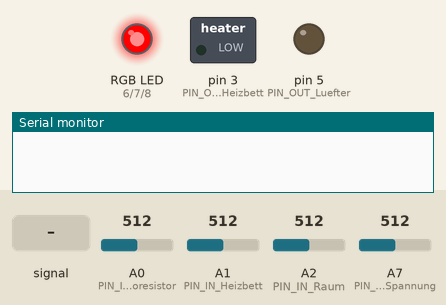
Simulated run of this sketch. Board: Arduino Nano, built with avr-gcc and run on an emulated ATmega328P. On the bench: switched loads named in the sketch (green lamp = pin HIGH), an RGB LED mixed from three pins (HIGH = lit), output pins drawn as LEDs (lit = HIGH), the last lines printed to the serial monitor. Inputs (shaded band) come from the test bench; at power-on: A0 (PIN_IN_Photoresistor) = 512, A1 (PIN_IN_Heizbett) = 512, A2 (PIN_IN_Raum) = 512, A7 (PIN_IN_Spannung) = 512. Dim RGB values are drawn brighter than linear.

Above: at 1.2 s.
1.3 s: A7 (PIN_IN_Spannung) fed a 1000 Hz sine of ±255 counts around its level
3.9 s: A0 (PIN_IN_Photoresistor) fed a 200 Hz sine of ±460 counts around its level
At 5.0 s:
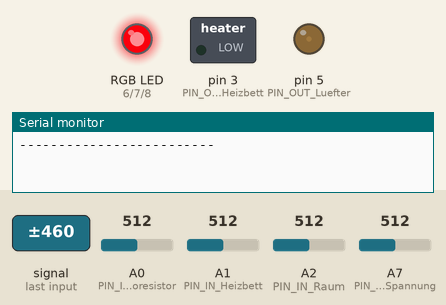
7.4 s: A0 (PIN_IN_Photoresistor) set to 810
At 8.02 s:
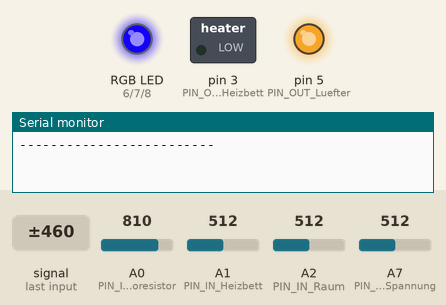
10.9 s: A7 (PIN_IN_Spannung) fed a 200 Hz sine of ±255 counts around its level
At 14.9 s:
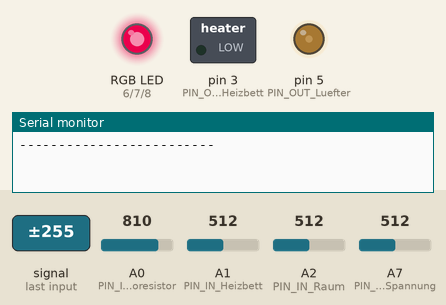
15.5 s: A7 (PIN_IN_Spannung) fed a 1000 Hz sine of ±255 counts around its level
19.0 s: A7 (PIN_IN_Spannung) fed a 50 Hz sine of ±306 counts around its level
Timing chart, 0 to 59.0 s (numbered marks = the images above; inputs shaded):
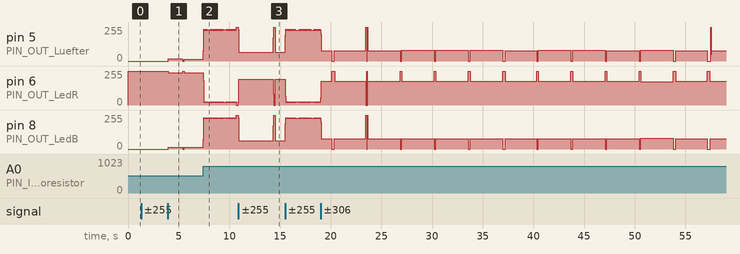

The sketch:

thermobox1.0.ino
```cpp
#include <PID_v1.h>
#include <math.h>

// Zeile auskommentieren, wenn keine Rückmeldung über seriellen Monitor gewünscht
#define DEBUG

// Zeile auskommentieren, wenn keine Kommunikation via Bluetooth gewünscht ist
#define SOFTSERIAL
#ifdef SOFTSERIAL
#define RX 2
#define TX 3
#endif
// Über Bluetooth werden die wichtigsten Daten nach folgender Struktur gesendet:
// Spannung+Raumtemperatur+Heizbetttemperatur+Betriebsmodus+Zieltemperatur+Fehlercode
// Temperaturen alle in Grad Celsius
// Betriebsmodi: 0 = normal, 1 = Pause, 3 = Fehler
// Fehlercodes:
// 0 = OK,                  1 = Box offen,  2 = Heizbett zu warm, 3 = Box zu kühl
// -1 = Spannung zu gering  -2 =            -3 =

#define PIN_IN_Heizbett A1
#define PIN_IN_Raum A2
#define PIN_OUT_Heizbett 3
#define PIN_OUT_Luefter 5
#define PIN_IN_Spannung A7
#define PIN_OUT_LedR 6
#define PIN_OUT_LedG 7
#define PIN_OUT_LedB 8
#define PIN_IN_Photoresistor A0

// Thermistor Messschaltung
double rVor = 1000; // Ohm
double messspannung = 5; // Volt

// Thermistor-Kennwerte
double thermA = 0.00115221;
double thermB = 0.000241147;
double thermC = -2.62255E-8;

// PID-Regler Steuerwerte
double zielTemp = 40; //°C
double Kp=300, Ki=0, Kd=0;
double KpNaheZiel=100, KiNaheZiel=0.5, KdNaheZiel=0;

// Schwellwerte
int schwellePhotoresistor = 800;
double schwelleSpannung = 10; // V

//~~~~~~UNTERHALB DIESER LINIE NICHT BEARBEITEN~~~~~~~~~~~~~~~~~~~~~~~~~~~~~~~~~~~~~~~~~

// Koffermodus
enum Modus
{
  normal,
  pause,
  error
};
Modus modus = normal;
Modus modusAlt = normal;
bool modusGewechselt = true;

// PID-Regler
double istTemp, regelwert; // °C
PID pid(&istTemp, &regelwert, &zielTemp, Kp, Ki, Kd, P_ON_E, DIRECT);
bool pidAnpassen=false, naheZiel=false;

// Rohdaten Sensoren
int batterieRoh;
int photoresistorRoh;

// Fehlerbehandlung
int fehlercode = 0;

#ifdef DEBUG
int counter = 0;
String debugString;
#endif

#ifdef SOFTSERIAL
#include <SoftwareSerial.h>
SoftwareSerial BluetoothSerial(RX,TX);
int bluetoothCounter = 0;
String bluetoothString;
#endif


void setup() {
  #ifdef DEBUG
  Serial.begin(9600);
  #endif

  #ifdef SOFTSERIAL
  BluetoothSerial.begin(57600);
  #endif

  pinMode(PIN_OUT_Heizbett, OUTPUT);
  pinMode(PIN_OUT_Luefter, OUTPUT);
  pinMode(PIN_OUT_LedR, OUTPUT);
  pinMode(PIN_OUT_LedG, OUTPUT);
  pinMode(PIN_OUT_LedB, OUTPUT);

  // PID-Regler
  istTemp = getTemp(PIN_IN_Raum);
  pid.SetMode(AUTOMATIC);

  // Spannungsüberwachung (gemessen wird 1/3 der Gesamtspannung, 1024 == 5 V
  schwelleSpannung = (1024.0/5.0)*(schwelleSpannung/3.0);
}

void loop() {
  // Debug-Ausgaben nur in jedem 10000. Schleifendurchlauf
  #ifdef DEBUG
  counter = (counter==10000) ? 0 : ++counter;
  #endif
  // Bluetooth-Ausgaben nur in jedem 10000. Schleifendurchlauf
  #ifdef SOFTSERIAL
  bluetoothCounter = (bluetoothCounter==10000) ? 0 : ++bluetoothCounter;
  #endif

  // Kofferverhalten abhängig vom Modus
  #ifdef DEBUG
  if (!counter) fehlercode = steuereKoffer(modus, true);
  else fehlercode = steuereKoffer(modus, false);
  #endif
  #ifndef DEBUG
  fehlercode = steuereKoffer(modus, false);
  #endif

  // Ermittlung neuer Modus
  batterieRoh = analogRead(PIN_IN_Spannung);
  photoresistorRoh = analogRead(PIN_IN_Photoresistor);

  // TODO Error auch bei falschen Sensorwerten
  // TODO in Funktion verpacken. Fehlercode sollte in einer Lese-FUnktion ermittelt werden u in steuereKoffer nur behandelt
  modusAlt = modus;
  if (batterieRoh<schwelleSpannung)
  {
    fehlercode = -1;
    modus = error;
  }
  else if (photoresistorRoh<schwellePhotoresistor)
  {
    fehlercode = 1;
    modus = pause;
  }
  else
  {
    // Fehlercode aus steuereKoffer
    modus = normal;
  }
  if (modus != modusAlt) modusGewechselt = true;

  #ifdef DEBUG
      if (!counter)
      {
        debugString = String("Modus: ") + modus + String("\n");
        debugString += String("Versorgungsspannung: ") + (5.0/1024.0)*3*batterieRoh + String("\n");
        debugString += String("Sensordaten: Thermistor Heizbett: ") + analogRead(PIN_IN_Heizbett)
            + String(", Thermistor Raum: ") + analogRead(PIN_IN_Raum)
            + String(", Versorgungsspannung: ") + batterieRoh
            + String(", Photoresistor: ") + photoresistorRoh;
        debugString += String("\n-------------------------\n");
        Serial.println(debugString);
      }
  #endif

  #ifdef SOFTSERIAL
    if (!bluetoothCounter)
    {
      // Unsaubere Fehlerbehandlung:
      bluetoothString = String("xxx+");
      bluetoothString += (5.0/1024.0)*3*batterieRoh;
      bluetoothString += String("+");
      bluetoothString += getTemp(PIN_IN_Raum);
      bluetoothString += String("+");
      bluetoothString += getTemp(PIN_IN_Heizbett);
      bluetoothString += String("+");
      bluetoothString += modus;
      bluetoothString += String("+");
      bluetoothString += zielTemp;
      bluetoothString += String("+");
      bluetoothString += fehlercode;
      BluetoothSerial.print(bluetoothString);
    }
  #endif
}

double getTemp(uint8_t pin)
{
  int wertPin = analogRead(pin);
  double uTherm = (5.0 / 1024.0) * wertPin;
  double rTherm = rVor * (uTherm / (messspannung - uTherm));
  return pow((thermA + thermB * log(rTherm) - thermC * pow(log(rTherm),3)),(-1)) -273.15;
}

int steuereKoffer(Modus modus, bool debug)
{
  int returnWert = 0;
  switch (modus)
  {
    case normal:
      // Steuerung pausieren, wenn Heizbett zu warm
      if (getTemp(PIN_IN_Heizbett)>50)
      {
        #ifdef DEBUG
          if (debug)
          {
            debugString = String("Heizbett zu warm: ") + getTemp(PIN_IN_Heizbett) + String(" Grad");
            Serial.println(debugString);
          }
        #endif
        returnWert = 2;
        regelwert = 0;
      }
      // Heizbett regeln
      else
      {
        istTemp = getTemp(PIN_IN_Raum);
        #ifdef DEBUG
          if (debug)
          {
            debugString = String("Raumtemperatur in Grad: ") + istTemp
              + String(", Solltemperatur in Grad: ") + zielTemp;
            Serial.println(debugString);
          }
        #endif
        pid.Compute();
        #ifdef DEBUG
          if (debug)
          {
            Serial.print("Neuer Regelwert: ");
            Serial.println(regelwert);
          }
        #endif
      }
      analogWrite(PIN_OUT_Heizbett, regelwert);
      // Falls vorher in einem anderen Modus gewesen
      if (modusGewechselt)
      {
        // Lüfter an
        digitalWrite(PIN_OUT_Luefter, HIGH);
        #ifdef DEBUG
            if (debug) Serial.println("Lüfter angeschaltet");
        #endif
        //PID-Regler an
        pid.SetMode(1);
        modusGewechselt = false;
      }
      // LED-Farbe abhängig von Temperatur
      if (abs(istTemp-zielTemp)<1.0)
      {
        // LED grün
        digitalWrite(PIN_OUT_LedR, LOW);
        digitalWrite(PIN_OUT_LedG, HIGH);
        digitalWrite(PIN_OUT_LedB, LOW);
        // Flag für PID-Anpassung
        if (!naheZiel)
        {
          naheZiel = true;
          pidAnpassen = true;
        }
      }
      else
      {
        returnWert = 3;
        // LED blau
        digitalWrite(PIN_OUT_LedR, LOW);
        digitalWrite(PIN_OUT_LedG, LOW);
        digitalWrite(PIN_OUT_LedB, HIGH);
        // Flag für PID-Anpassung
        if (naheZiel)
        {
          naheZiel = false;
          pidAnpassen = true;
        }
      }
      // PID anpassen, falls nötig
      if (pidAnpassen)
      {
        pidAnpassen = false;
        if (naheZiel) pid.SetTunings(KpNaheZiel, KiNaheZiel, KdNaheZiel);
        else pid.SetTunings(Kp, Ki, Kd);
      }
      break;
    case pause:
      // Falls vorher in einem anderen Modus gewesen
      if (modusGewechselt)
      {
        // LED rot
        digitalWrite(PIN_OUT_LedR, HIGH);
        digitalWrite(PIN_OUT_LedG, LOW);
        digitalWrite(PIN_OUT_LedB, LOW);
        // Lüfter aus
        digitalWrite(PIN_OUT_Luefter, LOW);
        #ifdef DEBUG
            if (debug) Serial.println("Lüfter aus, Box geöffnet");
        #endif
        // PID-Regler aus
        pid.SetMode(0);
        // Heizplatte aus
        analogWrite(PIN_OUT_Heizbett, 0);
        modusGewechselt = false;
      }
      break;
    case error:
      // TODO Pieper
      if (modusGewechselt)
      {
        // LED rot
        digitalWrite(PIN_OUT_LedR, HIGH);
        digitalWrite(PIN_OUT_LedG, LOW);
        digitalWrite(PIN_OUT_LedB, LOW);
        // Lüfter aus
        digitalWrite(PIN_OUT_Luefter, LOW);
        #ifdef DEBUG
            if (debug) Serial.println("Lüfter aus, Versorgungsspannung zu gering");
        #endif
        // PID-Regler aus
        pid.SetMode(0);
        // Heizplatte aus
        analogWrite(PIN_OUT_Heizbett, 0);
        modusGewechselt = false;
      }
      break;
  }
  return returnWert;
}
```

Measured:
- after the input at 3.9 s, pin 5 (PIN_OUT_Luefter): 0/255 → 16/255 after 0.05 s, → 0/255 1.4 s later, → 15/255 0.18 s later; pin 6 (PIN_OUT_LedR): 255/255 → 242/255 after 0.05 s, → 255/255 1.4 s later, → 242/255 0.14 s later; pin 8 (PIN_OUT_LedB): 0/255 → 13/255 after 0.05 s, → 0/255 1.4 s later, → 13/255 0.14 s later
